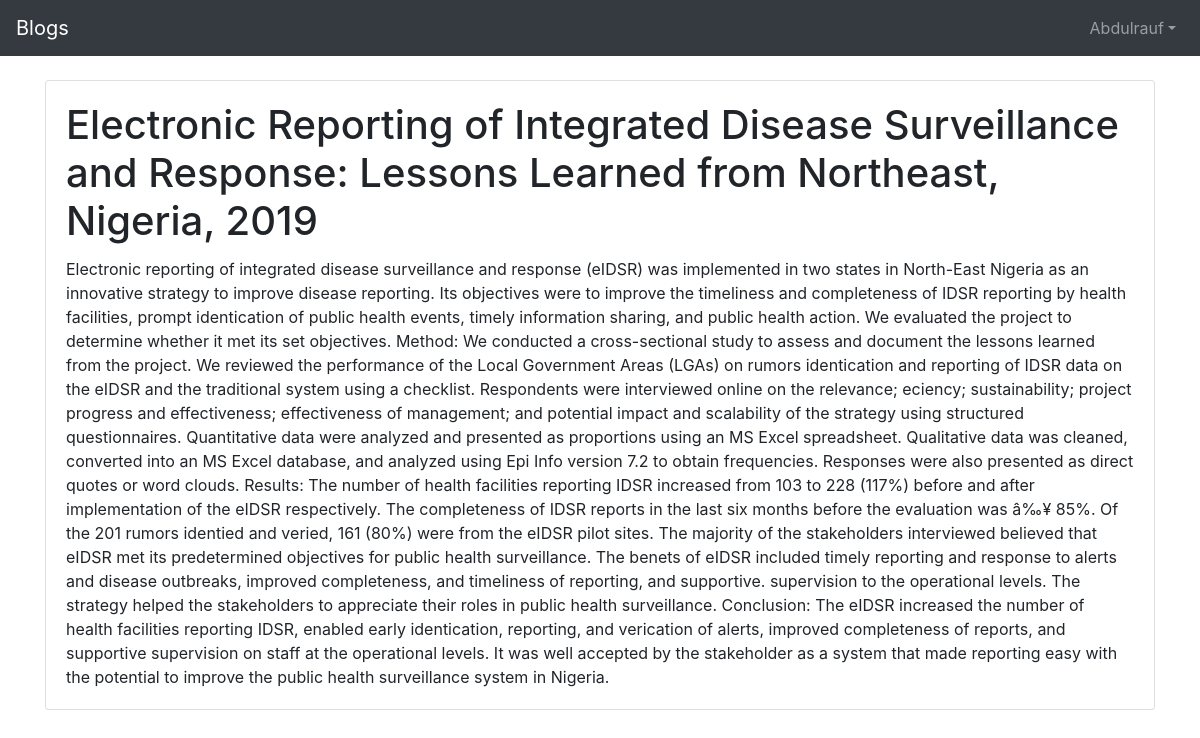
The page /Blog (signed in) on the database its author committed.
### accounts/models.py (models this page shows, shortened)
class Account(AbstractBaseUser, PermissionsMixin):
    username = models.CharField(max_length=50, null=True)
    user_type = models.CharField(max_length=10, choices=userType.choices, default=userType.DOCTOR)
    first_name = models.CharField(max_length=50, null=True)
    last_name = models.CharField(max_length=50,null=True)
    profile_picture = models.ImageField(verbose_name='avatar', null=True, blank=True)
    email = models.EmailField(unique=True, max_length=50, null=True)
    address = models.CharField(max_length=50,null=True)
    is_staff = models.BooleanField(default=False)
    is_active = models.BooleanField(default=True)
    objects = AccountManager()
    USERNAME_FIELD = 'email'
    REQUIRED_FIELDS = ['first_name']

### task/models.py (models this page shows, shortened)
class Blog(models.Model):
    title = models.CharField(max_length=150)
    content = models.TextField()
    category = models.ForeignKey(Category, on_delete=models.PROTECT)
    summary = models.TextField()
    image = models.ImageField()
    draft = models.BooleanField(default=False)
    class Meta:
        ordering = ['-title']

### task/views.py (the view)
# urls.py: path('Blog', BlogView.as_view(), name='Blog'),
class BlogView(ListView):
    template_name = 'blog.html'
    queryset = Blog.objects.all()
    context_object_name = 'Blogs'
    paginate_by = 30

### task/templates/blog.html (shortened to what this page needs)
{% extends 'base.html' %}
{% block content %}
{% for Blog in Blogs %}
<div class="card mb-3">
    <div class="card-body">
      <h1 class="card-title">{{Blog.title}}</h1>
      <p class="card-text">{{Blog.content}}</p>
    </div>
    </div>
{% endfor %}
{% endblock %}

### task/templates/base.html (shortened to what this page needs)
<!doctype html>
<html lang="en">
<head>
    <link rel="stylesheet" href="https://stackpath.bootstrapcdn.com/bootstrap/4.3.1/css/bootstrap.min.css">
    <link rel="stylesheet" href="https://maxcdn.bootstrapcdn.com/font-awesome/4.7.0/css/font-awesome.min.css">
</head>
<body>
    <nav class="navbar navbar-expand-md navbar-dark fixed-top bg-dark">
        <a href="{% url "home" %}" class="navbar-brand">Blogs</a>
        {% if user.is_authenticated %}
        <div id="navbarCollapse" class="collapse navbar-collapse">
            <ul class="nav navbar-nav ml-auto">
                <li class="nav-item dropdown">
                    <a href="#" class="nav-link dropdown-toggle" data-toggle="dropdown">{{user.first_name}}</a>
                </li>
            </ul>
        </div>
        {% endif %}
    </nav>
    <main role="main" class="container">
        {% block content %}
        {% endblock %}
    </main>
</body>

### task/templates/base.html (style rules this page uses)
body { padding-top: 5rem; }

### rows shown on the page
Account: first_name "Abdulrauf"
Blog: title "Electronic Reporting of Integrated Disease Surveillance and Response: Lessons Learned from Northeast, Nigeria, 2019", content "Electronic reporting of integrated disease surveillance and response (eIDSR) was implemented in two states in North-East Nigeria as an innovative strategy to improve disease reporting. Its objectives were to improve the timeliness and completeness of IDSR reporting by health facilities, prompt identication of public health events, timely information sharing, and public health action. We evaluated the project to determine whether it met its set objectives. Method: We conducted a cross-sectional study to assess and document the lessons learned from the project. We reviewed the performance of the Local Government Areas (LGAs) on rumors identication and reporting of IDSR data on the eIDSR and…"
